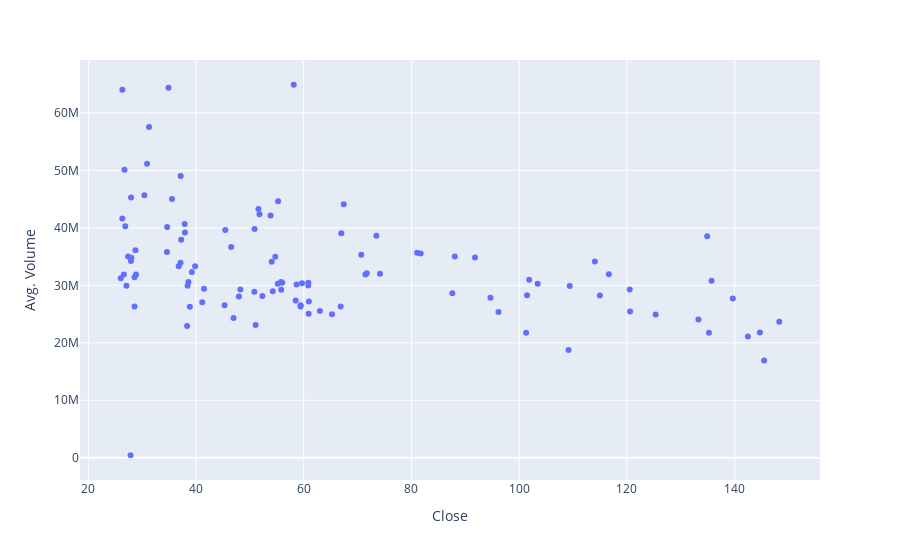

Source (notebook cell):
### Code cell
import plotly.express as px
fig = px.scatter(stock_data1, x = "Close", y = "Avg. Volume")
fig.show()
